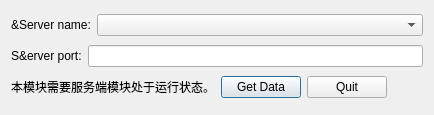
<?xml version="1.0" encoding="UTF-8"?>
<ui version="4.0">
 <class>Client</class>
 <widget class="QDialog" name="Client">
  <property name="geometry">
   <rect>
    <x>0</x>
    <y>0</y>
    <width>434</width>
    <height>115</height>
   </rect>
  </property>
  <property name="windowTitle">
   <string>Client</string>
  </property>
  <layout class="QGridLayout" name="gridLayout_2">
   <item row="2" column="0">
    <layout class="QHBoxLayout" name="horizontalLayout_2">
     <item>
      <widget class="QLabel" name="statusLabel">
       <property name="text">
        <string>本模块需要服务端模块处于运行状态。</string>
       </property>
      </widget>
     </item>
     <item>
      <widget class="QPushButton" name="btnGetData">
       <property name="text">
        <string>Get Data</string>
       </property>
      </widget>
     </item>
     <item>
      <widget class="QPushButton" name="btnQuit">
       <property name="text">
        <string>Quit</string>
       </property>
      </widget>
     </item>
     <item>
      <spacer name="horizontalSpacer_2">
       <property name="orientation">
        <enum>Qt::Horizontal</enum>
       </property>
       <property name="sizeHint" stdset="0">
        <size>
         <width>40</width>
         <height>20</height>
        </size>
       </property>
      </spacer>
     </item>
    </layout>
   </item>
   <item row="1" column="0">
    <layout class="QGridLayout" name="gridLayout">
     <item row="0" column="1">
      <widget class="QLineEdit" name="portLineEdit"/>
     </item>
     <item row="0" column="0">
      <widget class="QLabel" name="portLabel">
       <property name="sizePolicy">
        <sizepolicy hsizetype="Fixed" vsizetype="Preferred">
         <horstretch>0</horstretch>
         <verstretch>0</verstretch>
        </sizepolicy>
       </property>
       <property name="text">
        <string>S&amp;erver port:</string>
       </property>
      </widget>
     </item>
    </layout>
   </item>
   <item row="0" column="0">
    <layout class="QHBoxLayout" name="horizontalLayout">
     <item>
      <widget class="QLabel" name="hostLabel">
       <property name="sizePolicy">
        <sizepolicy hsizetype="Fixed" vsizetype="Preferred">
         <horstretch>0</horstretch>
         <verstretch>0</verstretch>
        </sizepolicy>
       </property>
       <property name="text">
        <string>&amp;Server name:</string>
       </property>
      </widget>
     </item>
     <item>
      <widget class="QComboBox" name="hostCombo"/>
     </item>
    </layout>
   </item>
  </layout>
 </widget>
 <resources/>
 <connections/>
</ui>
